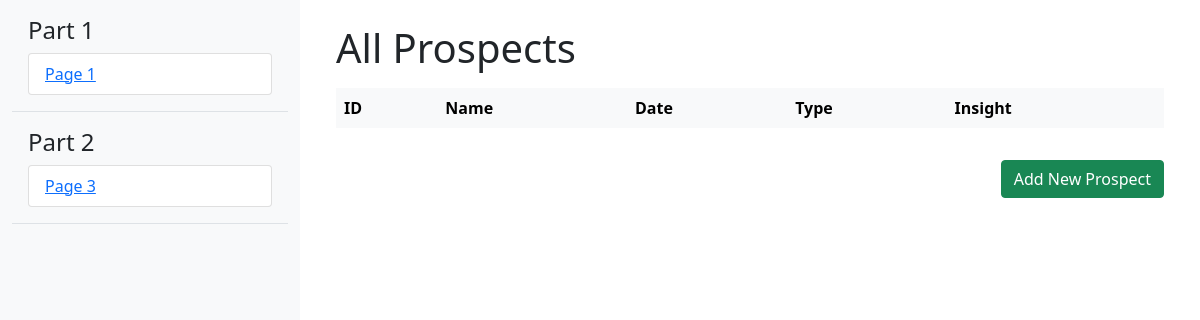
The page /all_prospects on the database as committed earlier.
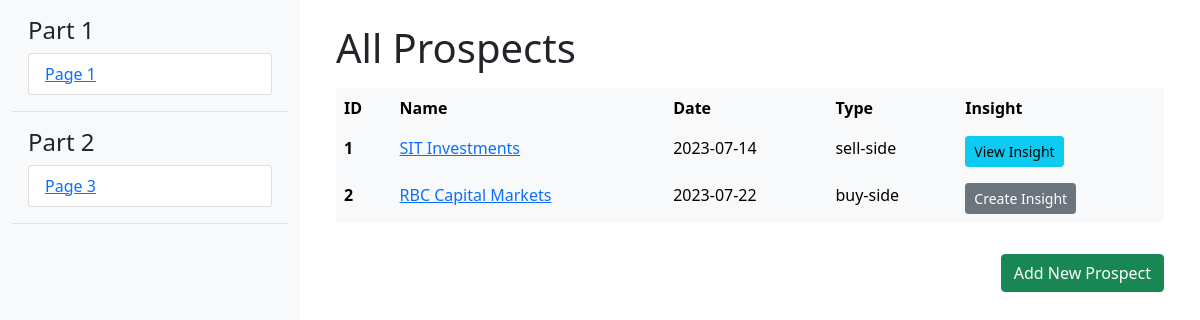
The same page on the database as committed later.
### app.py (models this page shows)
class Prospect(db.Model):
    id = db.Column(db.Integer, primary_key=True)
    name = db.Column(db.String(80), unique=True, nullable=False)
    date = db.Column(db.String(80), nullable=False)
    prospect_type = db.Column(db.String(80), nullable=False)
    insight = db.relationship('Insight', backref='prospect', uselist=False, cascade="all, delete-orphan")
    notes = db.relationship('Note', backref='prospect', cascade="all, delete-orphan")

### app.py (the view)
@app.route('/all_prospects', methods=['GET', 'POST'])
def all_prospects():
    prospects = Prospect.query.all()
    return render_template('all_prospects.html', prospects=prospects)

### templates/all_prospects.html (shortened to what this page needs)
{% extends "base.html" %}
{% block content%}
<!DOCTYPE html>
<html lang="en">
<head>
    <link href="https://cdn.jsdelivr.net/npm/bootstrap@5.0.2/dist/css/bootstrap.min.css" rel="stylesheet">
</head>
<body>
    <div class="container mt-4">
        <h1 class="mb-3">All Prospects</h1>
        <div class="table-responsive">
            <table class="table table-hover table-light table-borderless">
                <thead class="bg-primary text-black">
                    <tr>
                        <th scope="col">ID</th>
                        <th scope="col">Name</th>
                        <th scope="col">Date</th>
                        <th scope="col">Type</th>
                        <th scope="col">Insight</th>
                    </tr>
                </thead>
                <tbody>
                    {% for prospect in prospects %}
                        <tr>
                            <th scope="row">{{ prospect.id }}</th>
                            <td><a href="{{ url_for('prospect', prospect_id=prospect.id) }}">{{ prospect.name }}</a></td>
                            <td>{{ prospect.date }}</td>
                            <td>{{ prospect.prospect_type }}</td>
                            <td>
                                {% if prospect.insight %}
                                    <a href="{{ url_for('edit_insight', prospect_id=prospect.id, insight_id=prospect.insight.id) }}" class="btn btn-info btn-sm">View Insight</a>
                                {% else %}
                                    <a href="{{ url_for('add_insight', prospect_id=prospect.id) }}" class="btn btn-secondary btn-sm">Create Insight</a>
                                {% endif %}
                            </td>
                        </tr>
                    {% endfor %}
                </tbody>
            </table>
        </div>
        <div class="d-grid gap-2 d-md-flex justify-content-md-end mt-3">
            <a href="{{ url_for('new_prospect') }}" class="btn btn-success">Add New Prospect</a>
        </div>
    </div>
</body>
</html>
{% endblock %}

### templates/base.html (shortened to what this page needs)
<!DOCTYPE html>
<html lang="en">
<head>
    <link href="https://cdn.jsdelivr.net/npm/bootstrap@5.0.2/dist/css/bootstrap.min.css" rel="stylesheet">
</head>
<body>
    <div class="container-fluid">
        <div class="row">
            <div class="col-md-3 sidebar">
                <div class="sidebar-part">
                    <h4>Part 1</h4>
                    <ul class="list-group">
                        <li class="list-group-item"><a href="{{ url_for('all_prospects') }}">Page 1</a></li>
                    </ul>
                </div>
                <div class="sidebar-part">
                    <h4>Part 2</h4>
                    <ul class="list-group">
                        <li class="list-group-item"><a href="{{ url_for('all_prospects') }}">Page 3</a></li>
                    </ul>
                </div>
            </div>
            <div class="col-md-9">
                {% block content %}
                {% endblock %}
            </div>
        </div>
    </div>
</body>
</html>

### templates/base.html (style rules this page uses)
.sidebar { min-height: 100vh; background-color: #f8f9fa; }
.sidebar-part { padding: 1rem; border-bottom: 1px solid #dee2e6; }

Rows that differ between the two databases and show on the page:
added Prospect: id "1", name "SIT Investments", date "2023-07-14", prospect_type "sell-side"
added Prospect: id "2", name "RBC Capital Markets", date "2023-07-22", prospect_type "buy-side"
